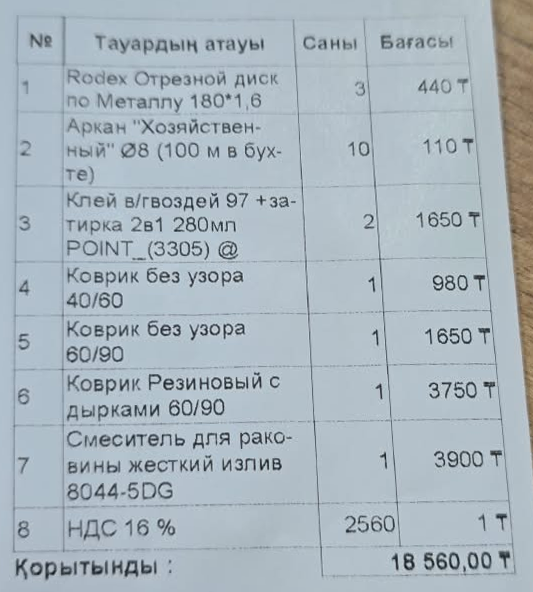
#> input picture _skipped_e54310b7a330459d9968cc4a53633549/rectified.png, 533 x 592 px
$ python reproduce_rectified_table.py ../_skipped_e54310b7a330459d9968cc4a53633549/rectified.png
#> lines starting #> are read from the running program, lines starting #| are printed output that depends on the picture; after the words box and inside, x2 and y2 are one past the last pixel; in counts of white or black regions, pixels touching at a corner belong together
#> in read_image, image is the input picture: shape (592, 533, 3); mean B, G, R 190.7, 182.2, 169.8
### App/table_boundary.py
"""Printed table boundaries, kept separate from perspective quadrilaterals.

Scores rank candidates within one image; they are not calibrated probabilities.
No camera model, convex hull or invented page corners are used here.
"""
from __future__ import annotations

from dataclasses import dataclass

import cv2
import numpy as np

from App.full_grid_boundary import detect_full_grid_boundary

ALGORITHM_VERSION = "table-boundary-2.0"


@dataclass(frozen=True)
class BoundaryOptions:
    max_detection_side: int = 1600
    adaptive_block: int = 31
    adaptive_c: float = 3
    line_length: int = 19
    angle_range: int = 15
    angle_step: int = 3
    closing_sizes: tuple[int, ...] = (3, 5, 7)
    min_area_ratio: float = .004
    min_box_fill: float = .65
    min_segment_fraction: float = .3
    min_grid_lines: int = 3
    max_vertical_lines: int = 6  # Four columns; reject dense barcode stripes.
    polygon_tolerance_px: float = 1.5


def _line_masks(binary: np.ndarray, options: BoundaryOptions) -> list[np.ndarray]:
    masks = []
    n = options.line_length
    radius = (n - 1) / 2
    for base in (0, 90):
        mask = np.zeros_like(binary)
        for angle in range(base - options.angle_range, base + options.angle_range + 1, options.angle_step):
            delta = np.array([np.cos(np.deg2rad(angle)), np.sin(np.deg2rad(angle))]) * radius
            kernel = np.zeros((n, n), np.uint8)
            cv2.line(kernel, tuple(np.rint(radius - delta).astype(int)),
                     tuple(np.rint(radius + delta).astype(int)), 1, 1)
            center = n // 2
            # Bridge small breaks along a line before suppressing letters.
            short = kernel[center - 3:center + 4, center - 3:center + 4]
            joined = cv2.morphologyEx(binary, cv2.MORPH_CLOSE, short)
            mask |= cv2.morphologyEx(joined, cv2.MORPH_OPEN, kernel)
        masks.append(mask)
    return masks


def _grid_support(segments: list[np.ndarray], bounds: tuple, options: BoundaryOptions) -> list[int]:
    x, y, w, h = bounds
    counts = []
    for axis, segs in enumerate(segments):
        dx, dy = np.abs(segs[:, 2] - segs[:, 0]), np.abs(segs[:, 3] - segs[:, 1])
        select = ((segs[:, 0] >= x) & (segs[:, 2] >= x) & (segs[:, 0] < x + w)
                  & (segs[:, 2] < x + w) & (segs[:, 1] >= y) & (segs[:, 3] >= y)
                  & (segs[:, 1] < y + h) & (segs[:, 3] < y + h))
        fraction = options.min_segment_fraction
        select &= ((dx >= fraction * w) & (dy <= dx * .35)) if axis == 0 else ((dy >= fraction * h) & (dx <= dy * .35))
        positions = []
        for segment in segs[select]:
            pos = float(segment[1] + segment[3]) / 2 if axis == 0 else float(segment[0] + segment[2]) / 2
            if all(abs(pos - other) > max(5, (h if axis == 0 else w) * .06) for other in positions):
                positions.append(pos)
        counts.append(len(positions))
    return counts


def _internal_vertical_span(segments: np.ndarray, bounds: tuple) -> float:
    """How much of the height is supported by two internal column separators.

    A page enclosing a small table also encloses grid pixels; those pixels must
    span the candidate itself, rather than merely appear somewhere inside it.
    """
    x, y, w, h = bounds
    dx = np.abs(segments[:, 2] - segments[:, 0])
    dy = np.abs(segments[:, 3] - segments[:, 1])
    mid_x = (segments[:, 0] + segments[:, 2]) / 2
    valid = ((dx <= dy * .35) & (mid_x > x + .08*w) & (mid_x < x + .92*w)
             & (segments[:, 1] >= y) & (segments[:, 3] >= y)
             & (segments[:, 1] < y+h) & (segments[:, 3] < y+h))
    selected = np.flatnonzero(valid)
    positions, lengths = [], []
    for index in selected[np.argsort(-dy[selected])]:
        if all(abs(mid_x[index] - other) > max(5, w * .06) for other in positions):
            positions.append(mid_x[index])
            lengths.append(float(dy[index]) / h)
            if len(lengths) == 2:
                break
    return sum(lengths) / 2


def detect_table_boundary(image: np.ndarray, options: BoundaryOptions | None = None) -> dict:
    """Return an observed polygon or explicit needs_review, never a fabricated table.

    Angled directional morphology supplies grid evidence. Candidates from several
    gap sizes and edge/threshold masks compete using internal line evidence and
    boundary continuity. Area and rectangularity alone cannot select a table.
    """
    if image is None or image.size == 0:
        raise ValueError("Empty image passed to detect_table_boundary.")
    options = options or BoundaryOptions()
    source_h, source_w = image.shape[:2]
    scale = min(1., options.max_detection_side / max(source_h, source_w))
    work = cv2.resize(image, None, fx=scale, fy=scale) if scale < 1 else image
    gray = cv2.cvtColor(work, cv2.COLOR_BGR2GRAY) if work.ndim == 3 else work
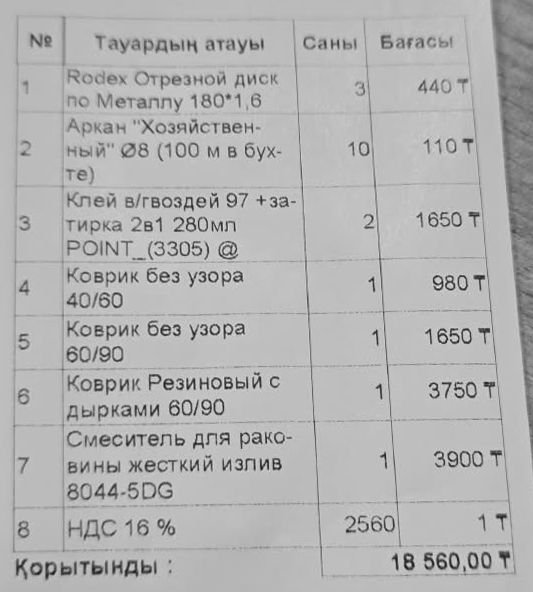
#> gray: shape (592, 533); min 23, max 232, mean 179.5
    height, width = gray.shape
    binary = cv2.adaptiveThreshold(gray, 255, cv2.ADAPTIVE_THRESH_GAUSSIAN_C,
                                   cv2.THRESH_BINARY_INV, options.adaptive_block, options.adaptive_c)
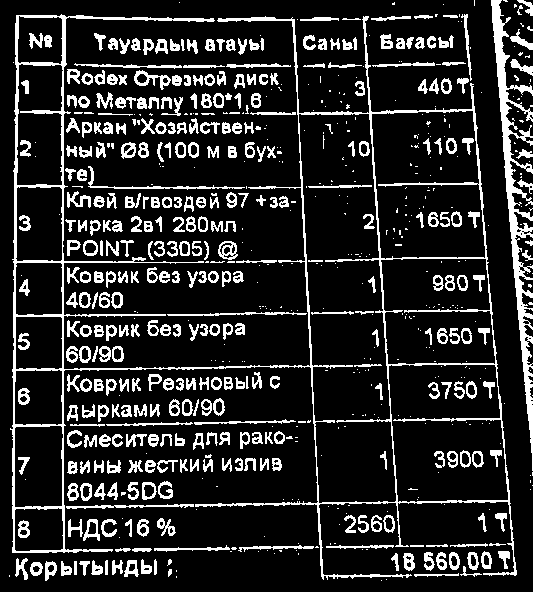
#> binary: shape (592, 533); 15.8% white; 706 white regions (339 under 20 px), largest, box (x1, y1, x2, y2) and area: (10, 14, 517, 580) 12108, (491, 0, 533, 471) 4286, (88, 166, 245, 190) 385
    masks = _line_masks(binary, options)
#> after the loop in _line_masks, `for base in (0, 90):`:
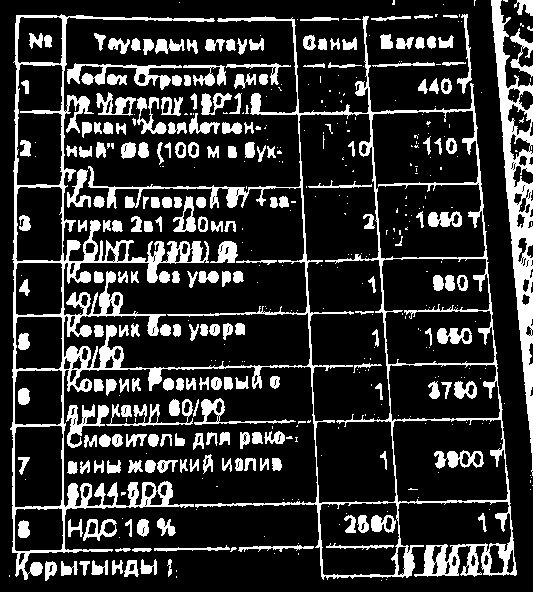
#> joined: shape (592, 533); 19.2% white; 454 white regions (237 under 20 px), largest, box (x1, y1, x2, y2) and area: (10, 14, 517, 580) 25005, (491, 0, 533, 476) 5791, (67, 63, 182, 90) 1029
#> after the loop in _line_masks, `for base in (0, 90):`:
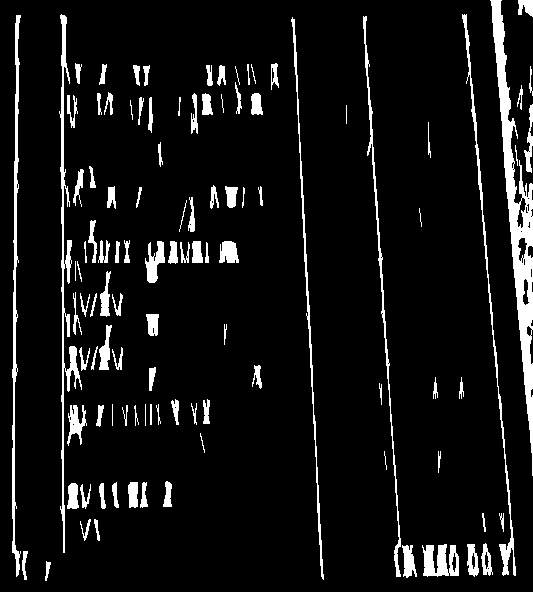
#> mask: shape (592, 533); 7.8% white; 107 white regions (5 under 20 px), largest, box (x1, y1, x2, y2) and area: (490, 0, 533, 476) 5064, (59, 14, 82, 553) 2090, (12, 15, 21, 577) 1761
#> after the loop in _line_masks, `for base in (0, 90):`: masks = 2 items
#> masks = 2 items
    network = cv2.morphologyEx(masks[0] | masks[1], cv2.MORPH_CLOSE, np.ones((5, 5), np.uint8))
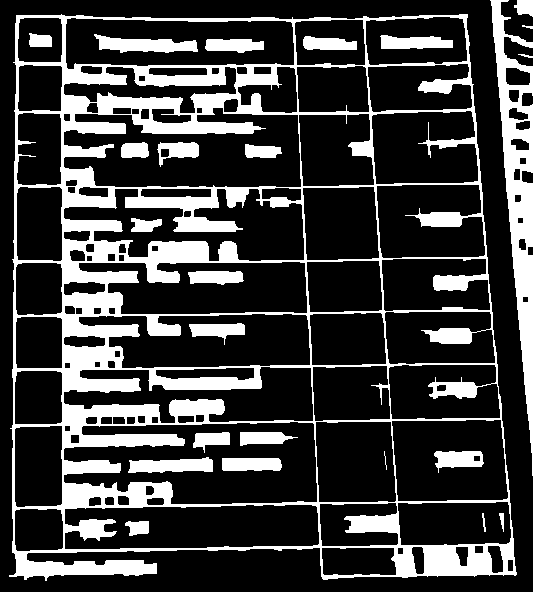
#> network: shape (592, 533); 23.9% white; 25 white regions (1 under 20 px), largest, box (x1, y1, x2, y2) and area: (9, 14, 517, 581) 57511, (490, 0, 533, 476) 7179, (94, 34, 198, 53) 1181
    segments = []
    for mask in masks:
        lines = cv2.HoughLinesP(mask, 1, np.pi / 360, 25, minLineLength=25, maxLineGap=12)
        segments.append(np.empty((0, 4), np.int32) if lines is None else lines.reshape(-1, 4))
#> this loop made 2 passes
#> after the loop, segments = 2 items

    candidates = []
    outline_candidates = []
    for source_name, source in (("grid", network), ("adaptive", binary), ("edges", cv2.Canny(gray, 20, 80))):
        for gap in options.closing_sizes:
            closed = cv2.morphologyEx(source, cv2.MORPH_CLOSE, np.ones((gap, gap), np.uint8))
            contours, _ = cv2.findContours(closed, cv2.RETR_LIST, cv2.CHAIN_APPROX_SIMPLE)
            for contour in contours:
                area = cv2.contourArea(contour)
                x, y, w, h = bounds = cv2.boundingRect(contour)
                if area < height * width * options.min_area_ratio or w < 50 or h < 30:
                    continue
                if x < 2 or y < 2 or x + w > width - 2 or y + h > height - 2:
                    continue
                if area / (w * h) < options.min_box_fill:
                    continue
                support = _grid_support(segments, bounds, options)
                local = contour - np.array([[[x, y]]], np.int32)
                fill = np.zeros((h, w), np.uint8)
                cv2.drawContours(fill, [local], -1, 255, -1)
                inside = cv2.erode(fill, np.ones((11, 11), np.uint8), borderType=cv2.BORDER_CONSTANT, borderValue=0) > 0
                ink = sum(np.count_nonzero(mask[y:y+h, x:x+w][inside]) for mask in masks)
                continuity = max(1., cv2.arcLength(contour, True) / (2 * (w + h)))
                score = ink / np.sqrt(area) * min(support[0], 16) * min(support[1], 5) / continuity ** 4
                unweighted_score = score
                column_span = _internal_vertical_span(segments[1], bounds)
                score *= min(1., column_span / .9) ** 4
                candidate = dict(contour=contour, score=float(score), area=area, bounds=bounds,
                                 support=support, source=source_name, gap=gap, continuity=continuity,
                                 column_span=column_span, unweighted_score=unweighted_score)
                # A clean isolated outline is useful for scans and synthetic fixtures.
                # It remains explicitly unverified without an internal printed grid.
                if source_name == "edges" and continuity < 1.3:
                    outline_candidates.append(candidate)
                if min(support) >= options.min_grid_lines and support[1] <= options.max_vertical_lines:
                    candidates.append(candidate)
#> this loop made 3 passes
#> source_name on pass 1: 'grid'
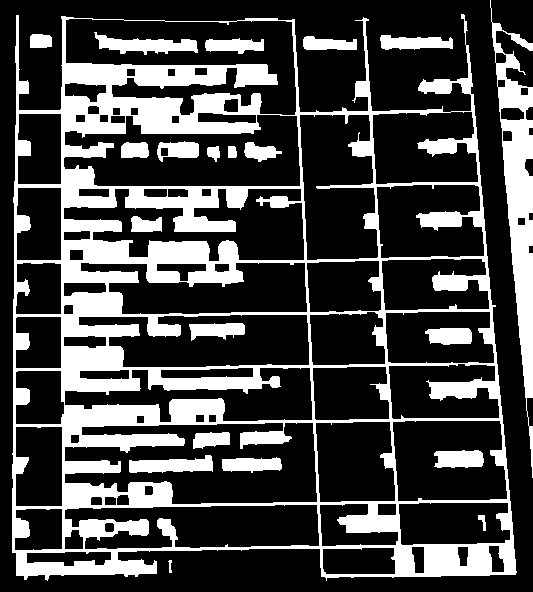
#> closed: shape (592, 533); 27.4% white; 21 white regions, largest, box (x1, y1, x2, y2) and area: (12, 14, 517, 581) 69201, (490, 0, 533, 478) 7154, (94, 32, 198, 55) 1188
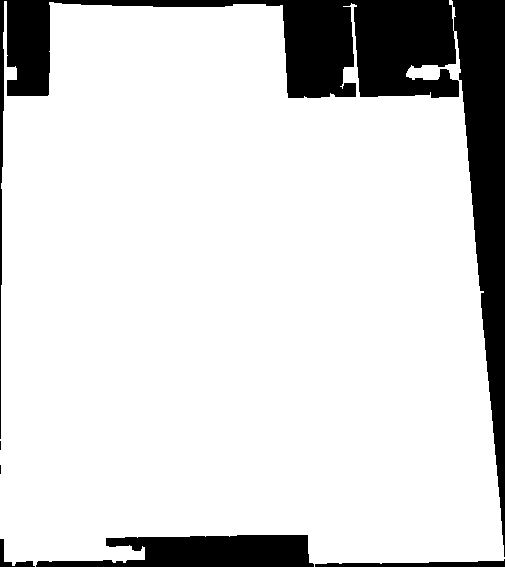
#> fill: shape (567, 505); 84.9% white; 6 black regions (2 under 20 px), largest, box (x1, y1, x2, y2) and area: (0, 0, 505, 557) 35982, (36, 535, 314, 567) 6154, (315, 559, 505, 567) 848, (0, 539, 35, 567) 252

    warnings = []
    if not candidates and np.mean(gray > 245) > .9 and outline_candidates:
        candidates = [max(outline_candidates, key=lambda c: c["area"])]
        warnings.append("outline_without_grid")
    if not candidates:
        return dict(polygon=None, status="needs_review", warnings=["table_boundary_not_found"],
                    algorithm_version=ALGORITHM_VERSION, candidates=[])

    candidates.sort(key=lambda c: c["score"], reverse=True)
    best = candidates[0]
    # Short intact cells can outrank a complete grid with broken separators.
    # Prefer the enclosing multi-row hypothesis, but make that ambiguity explicit.
    if best["support"][0] <= 4:
        bx, by, bw, bh = best["bounds"]
        enclosing = []
        for candidate in candidates:
            cx, cy, cw, ch = candidate["bounds"]
            if (candidate["area"] > best["area"] * 4 and candidate["support"][0] >= 6
                    and cx <= bx and cy <= by and cx+cw >= bx+bw and cy+ch >= by+bh
                    and candidate["unweighted_score"] > best["unweighted_score"]):
                enclosing.append(candidate)
        if enclosing:
            best = max(enclosing, key=lambda c: (c["support"][0], c["unweighted_score"]))
            warnings.append("partial_and_full_table_candidates")
    x, y, w, h = best["bounds"]
    fill = np.zeros((h, w), np.uint8)
#> fill: shape (567, 508); every value is 0
    cv2.drawContours(fill, [best["contour"] - np.array([[[x, y]]], np.int32)], -1, 255, -1)
#> fill: shape (567, 508); 90.8% white; 5 black regions, box (x1, y1, x2, y2) and area: (458, 0, 508, 558) 14441, (19, 534, 508, 567) 7826, (0, 0, 52, 561) 2677, (53, 0, 450, 5) 1269, (0, 562, 36, 567) 151
#> (the rest of the program and of its run is left out)
